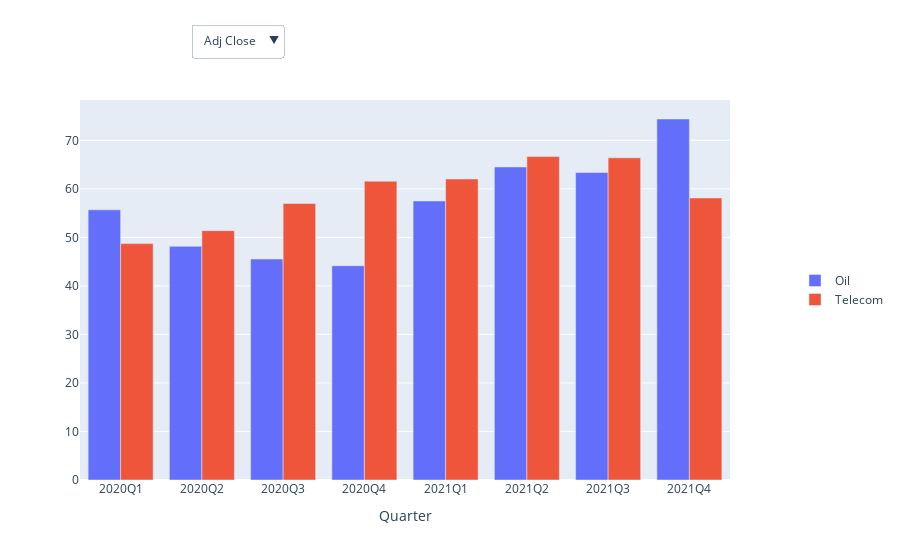

Notebook code for this chart:
### Code cell
# Create an empty figure object
fig = go.Figure()

# Add bar traces for each Sector using the default metric
for Sector in combined_filtered_data['Sector'].unique():
    Sector_data = combined_filtered_data[combined_filtered_data['Sector'] == Sector]
    fig.add_trace(go.Bar(x=Sector_data['Quarter'], y=Sector_data[metric], name=Sector))

# Create dropdown menu for selecting different metrics
dropdown_buttons = [
    dict(
        label=col,
        method="update",
        args=[{"y": [combined_filtered_data[combined_filtered_data['Sector'] == Sector][col] for Sector in combined_filtered_data['Sector'].unique()]}]
    ) for col in available_columns
]

# Create layout with dropdown
fig.update_layout(
    xaxis_title="Quarter",
    legend=dict(
        orientation="v",
        y=0.5,
        x=1.1
    ),
    updatemenus=[
        dict(
            buttons=dropdown_buttons,
            direction="down",
            showactive=True,
            x=0.17,  # Adjust the position of the dropdown
            xanchor="left",
            y=1.2,
            yanchor="top"
        )
    ],
    barmode='group'  # This ensures the bars for each sector are grouped by Quarter
)

# Display the plot
fig.show()

### Figure 1 — Plotly figure (JSON) as saved in the notebook; plotly's stock layout.template omitted (floating-point values rounded to 4 significant figures)
{"data": [{"name": "Oil", "type": "bar", "x": ["2020Q1", "2020Q2", "2020Q3", "2020Q4", "2021Q1", "2021Q2", "2021Q3", "2021Q4"], "y": [55.67, 48.16, 45.53, 44.16, 57.5, 64.5, 63.36, 74.39]}, {"name": "Telecom", "type": "bar", "x": ["2020Q1", "2020Q2", "2020Q3", "2020Q4", "2021Q1", "2021Q2", "2021Q3", "2021Q4"], "y": [48.71, 51.38, 56.97, 61.58, 62.03, 66.64, 66.39, 58.12]}], "layout": {"barmode": "group", "legend": {"orientation": "v", "x": 1.1, "y": 0.5}, "updatemenus": [{"buttons": [{"args": [{"y": [[55.67, 48.16, 45.53, 44.16, 57.5, 64.5, 63.36, 74.39], [48.71, 51.38, 56.97, 61.58, 62.03, 66.64, 66.39, 58.12]]}], "label": "Adj Close", "method": "update"}, {"args": [{"y": [[18410000.0, 16590000.0, 13250000.0, 17900000.0, 18160000.0, 14030000.0, 13260000.0, 12780000.0], [29170000.0, 25520000.0, 20480000.0, 24490000.0, 28360000.0, 26700000.0, 20560000.0, 32040000.0]]}], "label": "Volume", "method": "update"}, {"args": [{"y": [[68.56, 58.38, 54.44, 51.75, 66.32, 73.68, 71.52, 82.92], [56.23, 58.25, 63.74, 68.2, 68.28, 72.61, 71.94, 62.99]]}], "label": "Open", "method": "update"}, {"args": [{"y": [[69.55, 59.54, 55.15, 52.63, 67.34, 74.51, 72.33, 83.82], [57.2, 59.05, 64.31, 68.79, 69.0, 73.16, 72.42, 63.54]]}], "label": "High", "method": "update"}, {"args": [{"y": [[67.17, 57.07, 53.63, 50.92, 65.43, 72.82, 70.79, 82.16], [55.4, 57.45, 63.2, 67.57, 67.45, 72.1, 71.42, 62.31]]}], "label": "Low", "method": "update"}], "direction": "down", "showactive": true, "x": 0.17, "xanchor": "left", "y": 1.2, "yanchor": "top"}], "xaxis": {"title": {"text": "Quarter"}}}}
